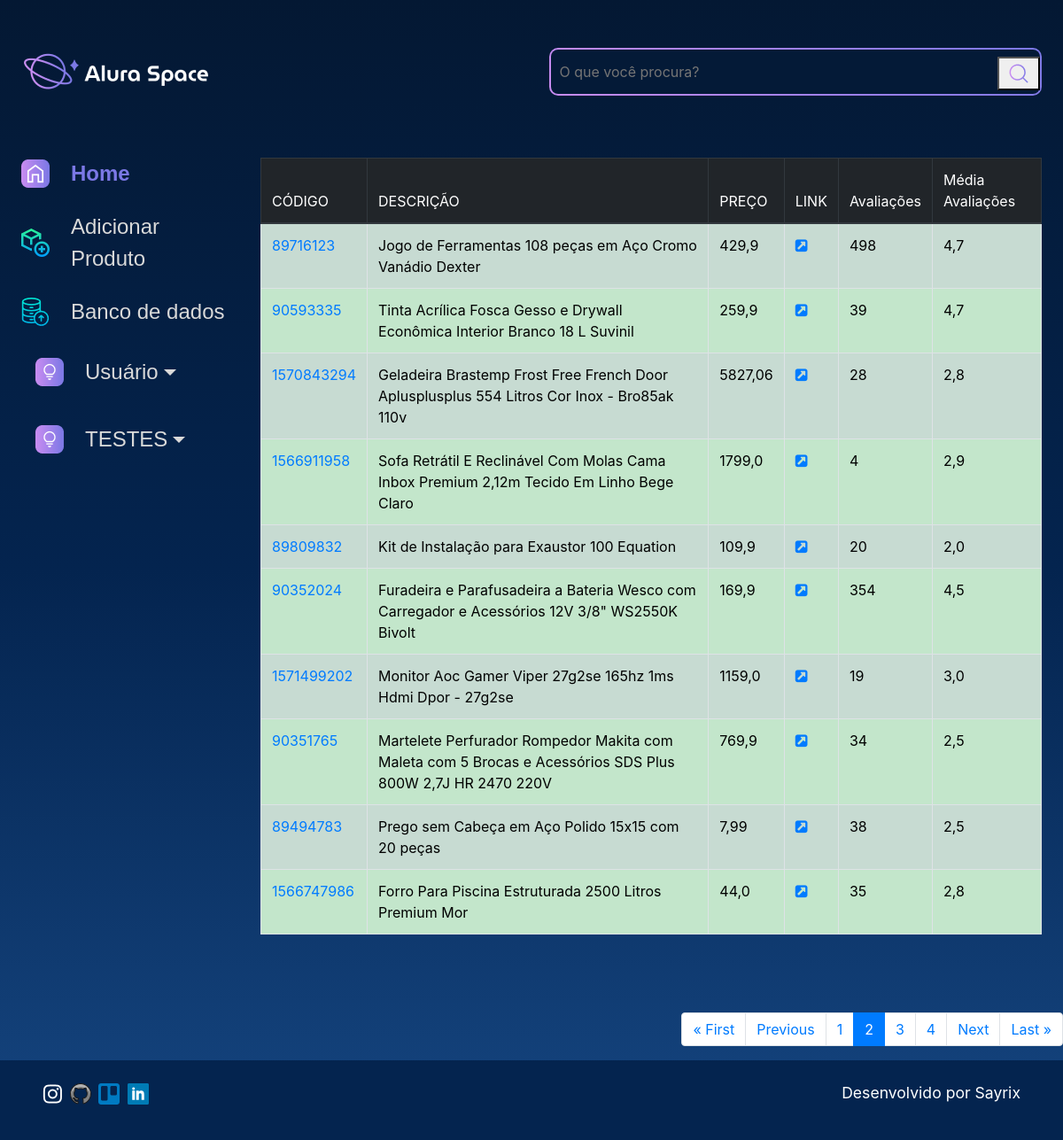
The page /dados?page=2 on the database its author committed.
### produtos/models.py (models this page shows, shortened)
class Produto(models.Model):
    lm = models.CharField(max_length=20, primary_key=True, null=False, blank=False)
    titulo = models.CharField(max_length=130, null=False, blank=False)
    preco = models.FloatField(max_length=10, null=False, blank=False)
    link = models.CharField(max_length=250, null=False, blank=False)
    avaliacoes = models.IntegerField(null=False, blank=False)
    media_avaliacoes = models.FloatField(max_length=4, null=False, blank=False)
    data_produto = models.DateTimeField(default=datetime.now, blank=False)
    foto = models.ImageField(blank=True)
    info_produto = models.CharField(max_length=1000, null=False, blank=False)
    usuario = models.ForeignKey(
        to=User,
        on_delete=models.SET_NULL,
        null=True,
        blank=False,
        related_name="user",
    )

### produtos/views.py (the view)
# urls.py: path('dados', dados, name='dados'),
def dados(request):
    dados = Produto.objects.all()
    p = Paginator(Produto.objects.all(), 10)
    page = request.GET.get('page')
    dados_organizados = p.get_page(page)
    nums = "i" * dados_organizados.paginator.num_pages
    return render(request, 'produtos/dados.html', {'dados': dados, 'dados_organizados': dados_organizados, 'nums': nums})

### templates/produtos/dados.html (shortened to what this page needs)
{% extends 'produtos/base.html' %}
{% load static %}
{% block content %}
        <section>
            <table class="table table-striped table-bordered table-hover">
                <thead class="thead-dark">
                    <tr>
                        <th scope="col">CÓDIGO</th>
                        <th scope="col">DESCRIÇÃO</th>
                        <th scope="col">PREÇO</th>
                        <th scope="col">LINK</th>
                        <th scope="col">Avaliações</th>
                        <th scope="col">Média Avaliações</th>
                    </tr>
                </thead>
                <tbody>
                    {% if dados %}
                    {% for dado in dados_organizados %}
                    <tr class="table-success">
                        <td><a href="{% url 'detalhe_produto' %}?lm={{ dado.lm}}&titulo={{dado.titulo}}&foto={{dado.foto}}" target="_blank">{{ dado.lm }}</a></td>
                        <td>{{ dado.titulo }}</td>
                        <td>{{ dado.preco }}</td>
                        <td><a href="{{ dado.link }}" target="_blank"><i class="fa fa-external-link-square" aria-hidden="true"></i></a></td>
                        <td>{{ dado.avaliacoes }}</td>
                        <td>{{ dado.media_avaliacoes }}</td>
                    </tr>
                    {% endfor %}
                    {%endif%}
                </tbody>
            </table>
        </section>
    </div>
    <br/></br/>
    <nav aria-label="Page navigation example">
        <ul class="pagination justify-content-end">
            {% if dados_organizados.has_previous %}
                <li class="page-item"><a class="page-link" href="?page=1">&laquo First</a></li>
                <li class="page-item"><a class="page-link" href="?page={{dados_organizados.previous_page_number}}">Previous</a></li>
            {% elif not dados_organizados.has_previous %}
                <li class="page-item disabled"><a class="page-link" href="">First</a></li>
                <li class="page-item disabled"><a class="page-link" href="">Previous</a></li>
            {% endif %}
            {% for n in dados_organizados.paginator.page_range %}
                {% if dados_organizados.number == n %}
                    <li class="page-item active">
                    <span class="page-link">{{ n }}</span>
                    </li>
                {% elif n > dados_organizados.number|add:'-3' and n < dados_organizados.number|add:'3' %}
                    <li class="page-item"><a class="page-link" href="?page={{ n }}">{{ n }}</a></li>
                {% endif %}
            {% endfor %}
            {% if dados_organizados.has_next %}
                <li class="page-item"><a class="page-link" href="?page={{ dados_organizados.next_page_number}}"> Next</a></li>
                <li class="page-item"><a class="page-link" href="?page={{ dados_organizados.paginator.num_pages}}"> Last &raquo </a></li>
                {% elif not dados_organizados.has_next %}
                    <li class="page-item disabled"><a class="page-link" href="">Next</a></li>
                    <li class="page-item disabled"><a class="page-link" href="">Last</a></li>
            {% endif %}
        </ul>
    </nav>
{% endblock %}

### setup/static/styles/style.css (style rules this page uses)
html, body, div, span, applet, object, iframe, h1, h2, h3, h4, h5, h6, p, blockquote, pre, a, abbr, acronym, address, big, cite, code, del, dfn, em, img, ins, kbd, q, s, samp, small, strike, strong, sub, sup, tt, var, b, u, i, center, dl, dt, dd, ol, ul, li, fieldset, form, label, legend, table, caption, tbody, tfoot, thead, tr, th, td, article, aside, canvas, details, embed, figure, figcaption, footer, header, hgroup, menu, nav, output, ruby, section, summary, time, mark, audio, video { margin: 0; padding: 0; border: 0; font-size: 100%; font: inherit; vertical-align: baseline; }
article, aside, details, figcaption, figure, footer, header, hgroup, menu, nav, section { display: block; }
body { line-height: 1; font-family: 'Space Grotesk', sans-serif; min-height: 100vh; background: linear-gradient(#041833,#04244F,#154580); background-repeat: no-repeat; background-position: center; background-size: cover; }
ol, ul { list-style: none; }
table { border-collapse: collapse; border-spacing: 0; }

### rows shown on the page
Produto: lm "89716123", titulo "Jogo de Ferramentas 108 peças em Aço Cromo Vanádio Dexter", preco "429,9", avaliacoes "498", media_avaliacoes "4,7"
Produto: lm "90593335", titulo "Tinta Acrílica Fosca Gesso e Drywall Econômica Interior Branco 18 L Suvinil", preco "259,9", avaliacoes "39", media_avaliacoes "4,7"
Produto: lm "1570843294", titulo "Geladeira Brastemp Frost Free French Door Aplusplusplus 554 Litros Cor Inox - Bro85ak 110v", preco "5827,06", avaliacoes "28", media_avaliacoes "2,8"
Produto: lm "1566911958", titulo "Sofa Retrátil E Reclinável Com Molas Cama Inbox Premium 2,12m Tecido Em Linho Bege Claro", preco "1799,0", avaliacoes "4", media_avaliacoes "2,9"
Produto: lm "89809832", titulo "Kit de Instalação para Exaustor 100 Equation", preco "109,9", avaliacoes "20", media_avaliacoes "2,0"
Produto: lm "90352024", titulo "Furadeira e Parafusadeira a Bateria Wesco com Carregador e Acessórios 12V 3/8\" WS2550K Bivolt", preco "169,9", avaliacoes "354", media_avaliacoes "4,5"
Produto: lm "1571499202", titulo "Monitor Aoc Gamer Viper 27g2se 165hz 1ms Hdmi Dpor - 27g2se", preco "1159,0", avaliacoes "19", media_avaliacoes "3,0"
Produto: lm "90351765", titulo "Martelete Perfurador Rompedor Makita com Maleta com 5 Brocas e Acessórios SDS Plus 800W 2,7J HR 2470 220V", preco "769,9", avaliacoes "34", media_avaliacoes "2,5"
Produto: lm "89494783", titulo "Prego sem Cabeça em Aço Polido 15x15 com 20 peças", preco "7,99", avaliacoes "38", media_avaliacoes "2,5"
Produto: lm "1566747986", titulo "Forro Para Piscina Estruturada 2500 Litros Premium Mor", preco "44,0", avaliacoes "35", media_avaliacoes "2,8"

### other values the page prints
{{ n }} "1" "3" "4"
{{ n }} "2"
